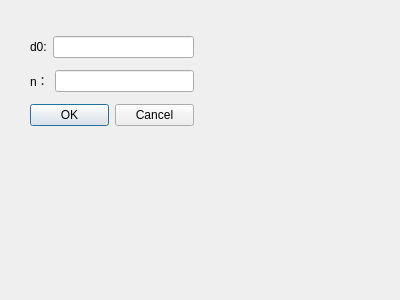
<?xml version="1.0" encoding="UTF-8"?>
<ui version="4.0">
 <class>FreqFilter</class>
 <widget class="QDialog" name="FreqFilter">
  <property name="geometry">
   <rect>
    <x>0</x>
    <y>0</y>
    <width>400</width>
    <height>300</height>
   </rect>
  </property>
  <property name="windowTitle">
   <string>Dialog</string>
  </property>
  <widget class="QWidget" name="">
   <property name="geometry">
    <rect>
     <x>30</x>
     <y>30</y>
     <width>164</width>
     <height>105</height>
    </rect>
   </property>
   <layout class="QVBoxLayout" name="verticalLayout">
    <item>
     <layout class="QHBoxLayout" name="horizontalLayout">
      <item>
       <widget class="QLabel" name="label">
        <property name="text">
         <string>d0:</string>
        </property>
       </widget>
      </item>
      <item>
       <widget class="QLineEdit" name="lineEdit"/>
      </item>
     </layout>
    </item>
    <item>
     <layout class="QHBoxLayout" name="horizontalLayout_2">
      <item>
       <widget class="QLabel" name="label_2">
        <property name="text">
         <string>n：</string>
        </property>
       </widget>
      </item>
      <item>
       <widget class="QLineEdit" name="lineEdit_2"/>
      </item>
     </layout>
    </item>
    <item>
     <widget class="QDialogButtonBox" name="buttonBox">
      <property name="orientation">
       <enum>Qt::Horizontal</enum>
      </property>
      <property name="standardButtons">
       <set>QDialogButtonBox::Cancel|QDialogButtonBox::Ok</set>
      </property>
     </widget>
    </item>
   </layout>
  </widget>
 </widget>
 <resources/>
 <connections>
  <connection>
   <sender>buttonBox</sender>
   <signal>accepted()</signal>
   <receiver>FreqFilter</receiver>
   <slot>accept()</slot>
   <hints>
    <hint type="sourcelabel">
     <x>248</x>
     <y>254</y>
    </hint>
    <hint type="destinationlabel">
     <x>157</x>
     <y>274</y>
    </hint>
   </hints>
  </connection>
  <connection>
   <sender>buttonBox</sender>
   <signal>rejected()</signal>
   <receiver>FreqFilter</receiver>
   <slot>reject()</slot>
   <hints>
    <hint type="sourcelabel">
     <x>316</x>
     <y>260</y>
    </hint>
    <hint type="destinationlabel">
     <x>286</x>
     <y>274</y>
    </hint>
   </hints>
  </connection>
 </connections>
</ui>
